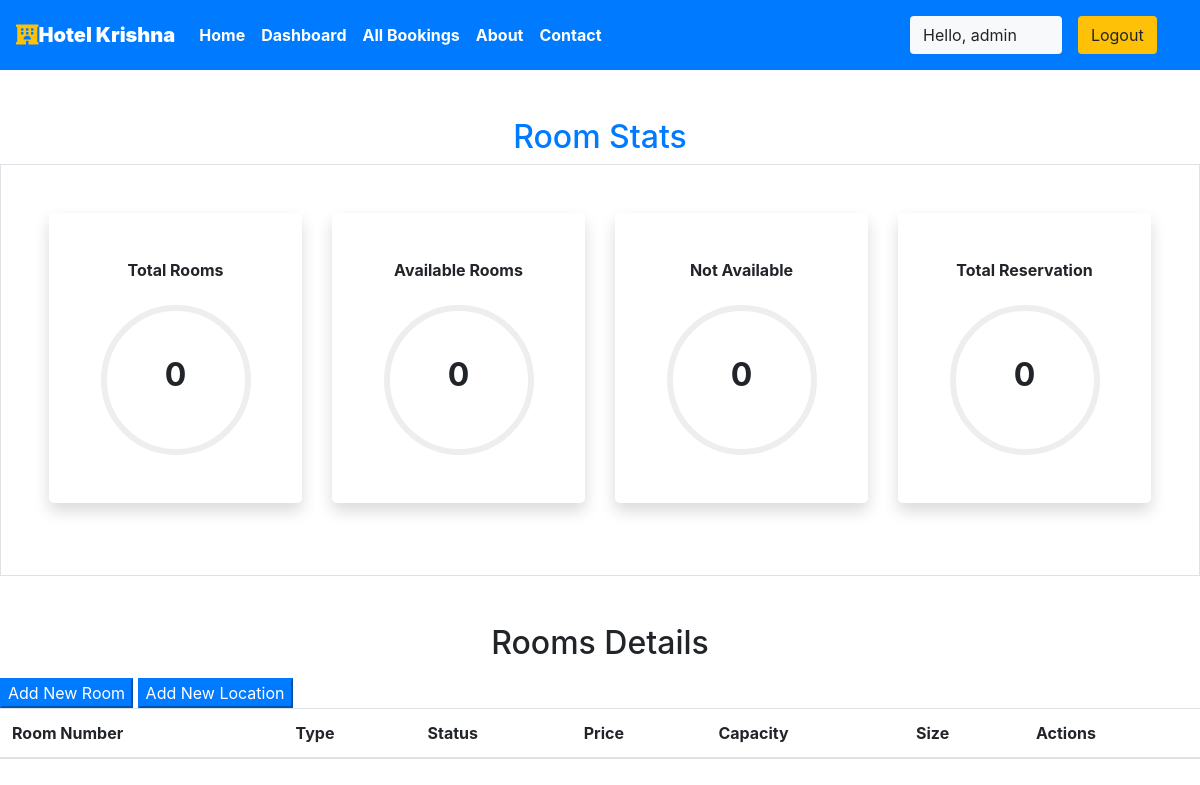
The page /staff/panel (signed in) on the database as committed earlier.
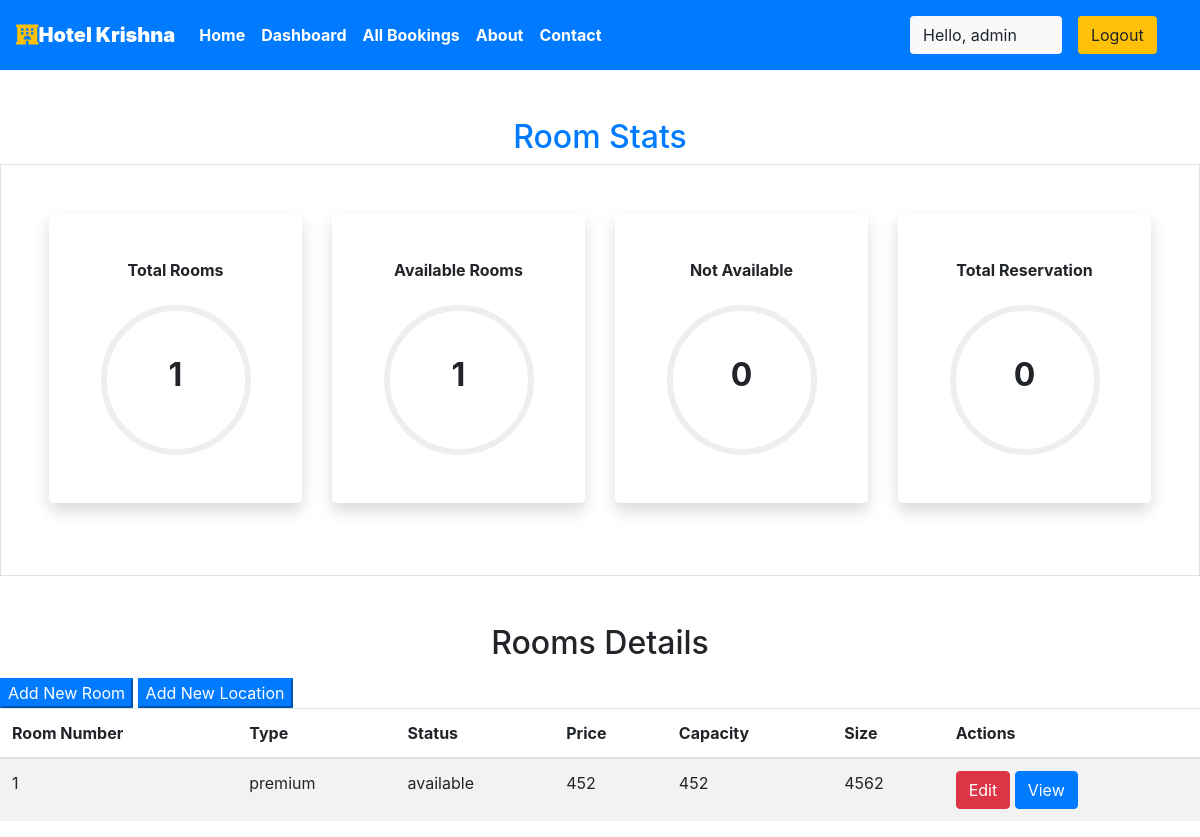
The same page on the database as committed later.
### main/models.py (models this page shows, shortened)
class Room(models.Model):
    ROOM_STATUS = (
    ("1", "available"),
    ("2", "not available"),
    )
    ROOM_TYPE = (
    ("1", "premium"),
    ("2", "deluxe"),
    ("3","basic"),
    )
    id = models.AutoField(primary_key=True)
    room_type = models.CharField(max_length=50,choices = ROOM_TYPE)
    capacity = models.IntegerField()
    price = models.IntegerField()
    size = models.IntegerField()
    hotel = models.ForeignKey(Hotel, on_delete = models.CASCADE)
    status = models.CharField(choices =ROOM_STATUS,max_length = 15)
    roomnumber = models.IntegerField()

### main/views.py (the view)
# urls.py: path('staff/panel', views.panel,name="staffpanel"),
@login_required(login_url='/staff')
def panel(request):
    if request.user.is_staff == False:
        return HttpResponse('Access Denied')
    rooms = Room.objects.all()
    total_rooms = len(rooms)
    available_rooms = len(Room.objects.all().filter(status='1'))
    unavailable_rooms = len(Room.objects.all().filter(status='2'))
    reserved = len(Reservation.objects.all())
    hotel = Hotel.objects.values_list('location','id').distinct().order_by()
    response = render(request,'staff/panel.html',{'location':hotel,'reserved':reserved,'rooms':rooms,'total_rooms':total_rooms,'available':available_rooms,'unavailable':unavailable_rooms})
    return HttpResponse(response)

### templates/staff/panel.html (shortened to what this page needs)
{% extends 'basic.html' %} {% block title %} staff panel {% endblock title %}
{% block body %}
<section class="my-5">
  {%load app_tags%}
  <h2 class="text-center text-primary">Room Stats</h2>
  <div class="container-fluid px-5 py-5 border">
    <div class="row">
      <div class="col-xl-3 col-lg-6 col-sm-12 mb-4">
        <div class="bg-white rounded-lg p-5 shadow">
          <h2 class="h6 font-weight-bold text-center mb-4">Total Rooms</h2>
          {% if total_rooms is not none %}
          <div
            class="progress mx-auto"
            data-value="{{"
            total_rooms|percentage:total_rooms}}
          >
            <span class="progress-left">
            </span>
            <span class="progress-right">
            </span>
            <div
              class="progress-value w-100 h-100 rounded-circle d-flex align-items-center justify-content-center"
            >
              <div class="h2 font-weight-bold">{{ total_rooms}}</div>
            </div>
          </div>
          {% endif %}
        </div>
      </div>
      <div class="col-xl-3 col-lg-6 col-sm-12 mb-4">
        <div class="bg-white rounded-lg p-5 shadow">
          <h2 class="h6 font-weight-bold text-center mb-4">Available Rooms</h2>
          {% if total_rooms is not none %}
          <div
            class="progress mx-auto"
            data-value="{{"
            available|percentage:total_rooms}}
          >
            <span class="progress-left">
            </span>
            <span class="progress-right">
            </span>
            <div
              class="progress-value w-100 h-100 rounded-circle d-flex align-items-center justify-content-center"
            >
              <div class="h2 font-weight-bold">{{ available}}</div>
            </div>
          </div>
          {% endif %}
        </div>
      </div>
      <div class="col-xl-3 col-lg-6 col-sm-12 mb-4">
        <div class="bg-white rounded-lg p-5 shadow">
          <h2 class="h6 font-weight-bold text-center mb-4">Not Available</h2>
          {% if total_rooms is not none %}
          <div
            class="progress mx-auto"
            data-value="{{"
            unavailable|percentage:total_rooms}}
          >
            <span class="progress-left">
            </span>
            <span class="progress-right">
            </span>
            <div
              class="progress-value w-100 h-100 rounded-circle d-flex align-items-center justify-content-center"
            >
              <div class="h2 font-weight-bold">{{ unavailable}}</div>
            </div>
          </div>
          {% endif %}
        </div>
      </div>
      <div class="col-xl-3 col-lg-6 col-sm-12 mb-4">
        <div class="bg-white rounded-lg p-5 shadow">
          <h2 class="h6 font-weight-bold text-center mb-4">
            Total Reservation
          </h2>
          {% if total_rooms is not none %}
          <div
            class="progress mx-auto"
            data-value="{{reserved"
            |percentage:total_rooms}}
          >
            <span class="progress-left">
            </span>
            <span class="progress-right">
            </span>
            <div
              class="progress-value w-100 h-100 rounded-circle d-flex align-items-center justify-content-center"
            >
              <div class="h2 font-weight-bold">{{reserved}}</div>
            </div>
          </div>
          {% endif %}
        </div>
      </div>
    </div>
  </div>
</section>
<h2 class="text-center pb-2">Rooms Details</h2>
<button
  class="btn-group btn-primary"
  data-toggle="modal"
  data-target="#newroom"
>
  Add New Room
</button>
<button
  class="btn-group btn-primary"
  data-toggle="modal"
  data-target="#newlocation"
>
  Add New Location
</button>
<table class="table table-striped">
  <thead>
    <th>Room Number</th>
    <th>Type</th>
    <th>Status</th>
    <th>Price</th>
    <th>Capacity</th>
    <th>Size</th>
    <th colspan="2">Actions</th>
  </thead>
  {% if rooms %} {% for each_room in rooms %}
  <tr>
    <td>{{each_room.roomnumber}}</td>
    <td>{{each_room.get_room_type_display}}</td>
    <td>{{each_room.get_status_display}}</td>
    <td>{{each_room.price}}</td>
    <td>{{each_room.capacity}}</td>
    <td>{{each_room.size}}</td>
    <td colspan="2">
      <a href="/staff/panel/edit-room?roomid={{each_room.id}}"
        ><button class="btn btn-danger">Edit</button></a
      >
      <a href="/staff/panel/view-room?roomid={{each_room.id}}"
        ><button class="btn btn-primary">View</button></a
      >
    </td>
  </tr>
  {% endfor %} {% endif %}
</table>
{% endblock body %}

### templates/basic.html (shortened to what this page needs)
{% load static %}
<!DOCTYPE html>
<!DOCTYPE html>
<html lang="en">
<head>
    <link rel="stylesheet" href="https://use.fontawesome.com/releases/v5.7.0/css/all.css">
    <link rel="stylesheet" href="{% static 'bootstrap\bootstrap.css' %}">
    <link rel="stylesheet" href="https://maxcdn.bootstrapcdn.com/bootstrap/4.5.0/css/bootstrap.min.css" >
</head>
<body style="dbackground-image: url('https://source.unsplash.com/random');height: 100%;">
    <div class="container-fluid px-0">
        <nav class="navbar navbar-expand-lg navbar-dark bg-primary font-weight-bold">
            <a class="navbar-brand text-bold bg-black " href="/"><i class="fas fa-hotel text-warning"></i><b>Hotel Krishna</b></a>
            <div class="collapse navbar-collapse " id="navbarSupportedContent">
                <ul class="navbar-nav mr-auto ">
                    <li class="nav-item active">
                        <a class="nav-link text-bold " href="/"> Home</a>
                    </li>
                    {% if user.is_staff %}
                    <li class="nav-item active">
                        <a class="nav-link text-bold" href="/staff/panel">Dashboard </a>
                    </li>
                    {% elif user.is_staff == False and user.is_authenticated %}
                    <li class="nav-item active">
                            <a class="nav-link text-bold" href="/user/bookings">My Bookings </a>
                        </li>
                    {% endif %}
                    {% if user.is_staff %}
                    <li class="nav-item active">
                            <a class="nav-link text-bold" href="/staff/allbookings">All Bookings </a>
                        </li>
                    {% endif %}
                    <li class="nav-item active">
                        <a class="nav-link text-bold" href="/about">About</a>
                    </li>
                    <li class="nav-item active">
                        <a class="nav-link text-bold" href="/contact">Contact </a>
                    </li>
                </ul>
                {% if user.is_authenticated %}
                      <button class="btn btn-group bg-light" data-toggle="modal" data-target="#forlogin">
                       Hello, {{request.user}}
                       <a href="/logout" class="nav-link">
                    <button class="btn btn-group bg-warning" data-toggle="modal" data-target="#forlogin">
                        Logout
                    </button></a>&nbsp; &nbsp;
                    </button>
                {% endif %}
            </div>
        </nav>
    </div>
    {% block body %}
    {% endblock body %}
</body>
</html>

### templates/staff/panel.html (style rules this page uses)
.progress { width: 150px; height: 150px; background: none; position: relative; }
.progress::after { content: ""; width: 100%; height: 100%; border-radius: 50%; border: 6px solid #eee; position: absolute; top: 0; left: 0; }
.progress > span { width: 50%; height: 100%; overflow: hidden; position: absolute; top: 0; z-index: 1; }
.progress .progress-left { left: 0; }
.progress .progress-right { right: 0; }
.progress .progress-value { position: absolute; top: 0; left: 0; }
body { min-height: 100vh; }
.rounded-lg { border-radius: 1rem; }

### templates/basic.html (style rules this page uses)
a { text-decoration: none; }

Rows that differ between the two databases and show on the page:
added Room: roomnumber "1", room_type "premium", status "available", price "452", capacity "452", size "4562"
Other text that changed with them:
{{ total_rooms }}: "0" → "1"
{{ available }}: "0" → "1"
